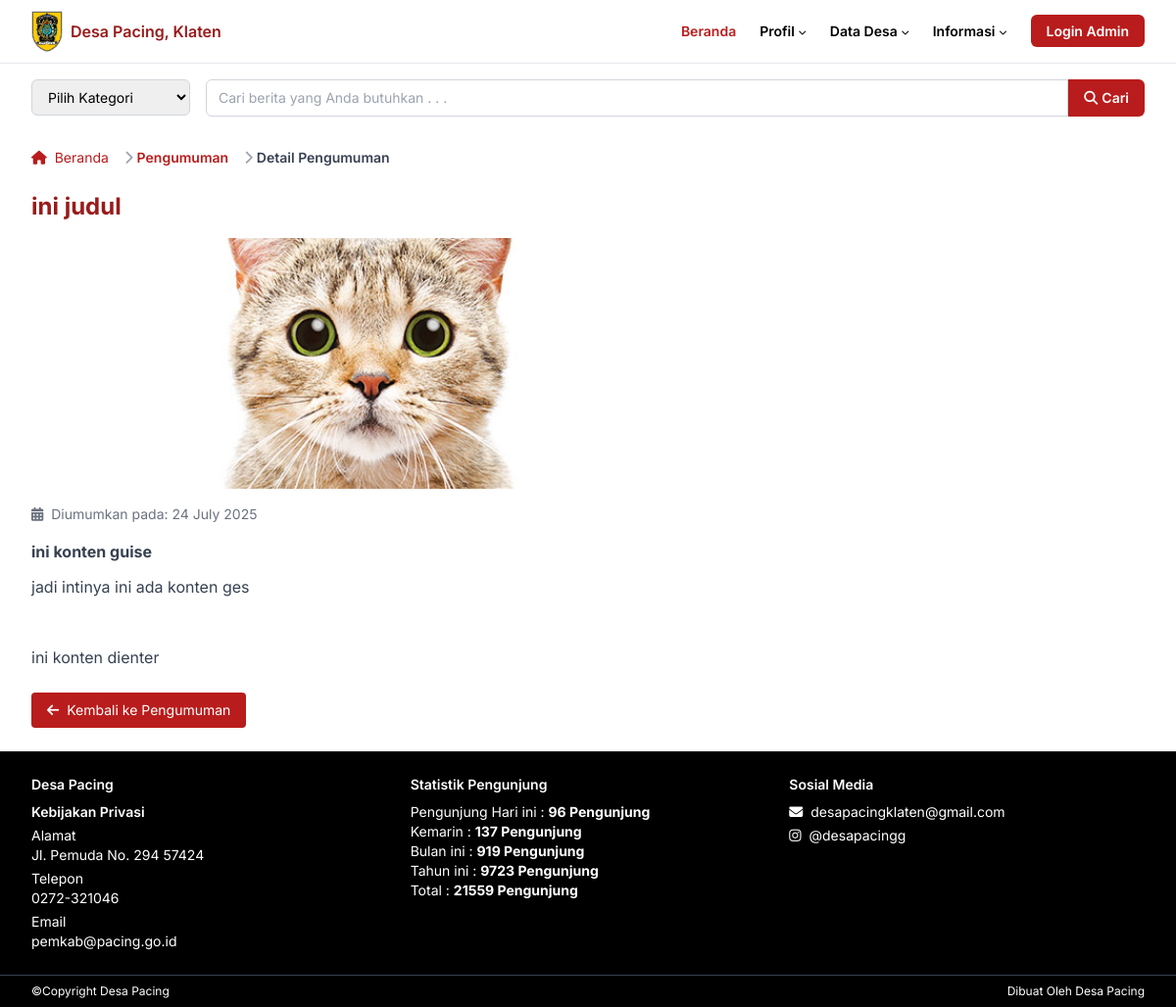
Page /detail_pengumuman.php?id=2 on the committed database.
### tables this page shows
CREATE TABLE `pengumuman` (
  `id` int(11) NOT NULL,
  `judul` text NOT NULL,
  `tanggal` date NOT NULL,
  `konten` text NOT NULL,
  `gambar` varchar(255) DEFAULT NULL
);

### detail_pengumuman.php (the view, shortened to what this page needs)
<?php
include 'php/db.php';
$id = isset($_GET['id']) ? intval($_GET['id']) : 0;
$pengumuman = mysqli_fetch_assoc(mysqli_query($konek, "SELECT * FROM pengumuman WHERE id=$id"));
?>
<html class="scroll-smooth" lang="id">
  <head>
    <script src="https://cdn.tailwindcss.com"></script>
    <link
      href="https://cdnjs.cloudflare.com/ajax/libs/font-awesome/5.15.3/css/all.min.css"
      rel="stylesheet"
    />
  </head>
  <body class="bg-white text-black">
    <header class="border-b border-gray-200">
      <div class="max-w-[1280px] mx-auto px-4 sm:px-6 lg:px-8">
        <nav
          aria-label="Primary Navigation"
          class="flex items-center justify-between h-16 text-xs sm:text-sm font-semibold"
        >
          <div class="flex items-center space-x-2">
            <img
              alt="Logo Pemerintah Desa Pacing"
              class="block"
              height="32"
              src="assets/klaten.jpg"
              width="32"
            />
            <span class="text-red-800 text-base">Desa Pacing, Klaten</span>
          </div>
          <ul
            class="hidden md:flex items-center space-x-6 text-xs sm:text-sm font-semibold"
          >
            <li>
              <a class="text-red-700 hover:text-red-700" href="index.php"
                >Beranda</a
              >
            </li>
            <li class="relative group">
              <button
                class="flex items-center space-x-1 hover:text-gray-700 focus:outline-none"
              >
                <span>Profil</span>
                <i class="fas fa-chevron-down text-[8px] mt-[2px]"></i>
              </button>
            </li>
            <li class="relative group">
              <button
                class="flex items-center space-x-1 hover:text-gray-700 focus:outline-none"
              >
                <span>Data Desa</span>
                <i class="fas fa-chevron-down text-[8px] mt-[2px]"></i>
              </button>
            </li>
            <li class="relative group">
              <button
                class="flex items-center space-x-1 hover:text-gray-700 focus:outline-none"
              >
                <span>Informasi</span>
                <i class="fas fa-chevron-down text-[8px] mt-[2px]"></i>
              </button>
            </li>
            <li>
              <a
                href="admin/login.php"
                class="px-4 py-2 bg-red-700 text-white rounded-md hover:bg-red-900 transition duration-300"
              >
                Login Admin
              </a>
            </li>
          </ul>
        </nav>
      </div>
    </header>
    <section class="max-w-[1280px] px-4 sm:px-6 lg:px-8 mt-4">
      <div
        class="flex flex-col sm:flex-row items-center sm:items-stretch gap-3 sm:gap-4"
      >
        <div class="w-full sm:w-48">
          <select
            id="kategori-berita"
            data-jump="page"
            aria-label="Pilih kategori berita"
            class="w-full border border-gray-300 rounded-md text-xs sm:text-sm py-2 px-3 focus:outline-none focus:ring-2 focus:ring-red-700"
          >
            <option value="" disabled selected>Pilih Kategori</option>
          </select>
        </div>
        <form
          aria-label="Cari berita"
          class="flex flex-grow sm:flex-row w-full"
          role="search"
        >
          <input
            aria-label="Cari berita"
            class="flex-grow border border-gray-300 rounded-l-md text-xs sm:text-sm py-2 px-3 focus:outline-none focus:ring-2 focus:ring-red-700"
            placeholder="Cari berita yang Anda butuhkan . . ."
            type="search"
          />
          <button
            aria-label="Cari"
            class="bg-red-700 hover:bg-red-900 text-white text-xs sm:text-sm font-semibold px-4 rounded-r-md flex items-center justify-center"
            type="submit"
          >
            <i class="fas fa-search mr-1"></i>
            Cari
          </button>
        </form>
      </div>
    </section>
    <section class="max-w-[1280px] px-4 sm:px-6 lg:px-8 mt-4">
      <nav
        class="flex text-xs sm:text-sm text-gray-600"
        aria-label="Breadcrumb"
      >
        <ol class="inline-flex items-center space-x-1 md:space-x-3">
          <li class="inline-flex items-center">
            <a href="index.php" class="text-red-700 hover:text-red-800">
              <i class="fas fa-home mr-1"></i>
              Beranda
            </a>
          </li>
          <li>
            <div class="flex items-center">
              <i class="fas fa-chevron-right text-gray-400 mx-1"></i>
              <a
                href="pengumuman.php"
                class="text-red-700 hover:text-red-800 font-semibold"
              >
                Pengumuman
              </a>
            </div>
          </li>
          <li>
            <div class="flex items-center">
              <i class="fas fa-chevron-right text-gray-400 mx-1"></i>
              <span class="text-gray-700 font-semibold">Detail Pengumuman</span>
            </div>
          </li>
        </ol>
      </nav>
    </section>
    <main class="max-w-[1280px] px-4 sm:px-6 lg:px-8 mt-6 flex-1">
      <h1 class="text-2xl font-bold text-red-800 mb-4">
        <?= htmlspecialchars($pengumuman['judul']) ?>
      </h1>
      <?php if (!empty($pengumuman['gambar'])) { ?>
        <div class="mb-4">
          <img src="assets/<?= $pengumuman['gambar'] ?>" alt="Gambar Pengumuman" class="w-full max-w-2xl h-64 object-cover rounded-md">
        </div>
      <?php } ?>
      <p class="text-sm text-gray-500 mb-4">
        <i class="fas fa-calendar-alt mr-1"></i> Diumumkan pada: <?= date('d F Y', strtotime($pengumuman['tanggal'])) ?>
      </p>
      <div class="text-sm sm:text-base text-gray-700 space-y-3 mb-6">
        <?= htmlspecialchars_decode($pengumuman['konten']) ?>
      </div>
      <div class="mb-6 text-left">
        <a href="pengumuman.php" class="inline-flex items-center px-4 py-2 bg-red-700 text-white rounded hover:bg-red-900 text-sm">
          <i class="fas fa-arrow-left mr-2"></i> Kembali ke Pengumuman
        </a>
      </div>
    </main>
    <footer class="bg-black text-white text-xs sm:text-sm">
      <div
        class="max-w-[1280px] px-4 sm:px-6 lg:px-8 py-6 grid grid-cols-1 md:grid-cols-3 gap-6"
      >
        <div>
          <h4 class="font-semibold mb-2">Desa Pacing</h4>
          <h5 class="font-semibold mb-1">Kebijakan Privasi</h5>
          <address class="not-italic mb-1">
            Alamat
            <br />
            Jl. Pemuda No. 294 57424
          </address>
          <p class="mb-1">
            Telepon
            <br />
            <a class="hover:underline" href="tel:0272321046"> 0272-321046 </a>
          </p>
          <p>
            Email
            <br />
            <a class="hover:underline" href="mailto:pemkab@pacing.go.id">
              pemkab@pacing.go.id
            </a>
          </p>
        </div>
        <div>
          <h4 class="font-semibold mb-2">Statistik Pengunjung</h4>
          <p>
            Pengunjung Hari ini :
            <strong> 96 Pengunjung </strong>
            <br />
            Kemarin :
            <strong> 137 Pengunjung </strong>
            <br />
            Bulan ini :
            <strong> 919 Pengunjung </strong>
            <br />
            Tahun ini :
            <strong> 9723 Pengunjung </strong>
            <br />
            Total :
            <strong> 21559 Pengunjung </strong>
          </p>
        </div>
        <div>
          <h4 class="font-semibold mb-2">Sosial Media</h4>
          <ul class="space-y-1">
            <li>
              <a href="mailto:desapacingklaten@gmail.com" class="hover:underline">
                <i class="fas fa-envelope mr-1"></i> desapacingklaten@gmail.com
              </a>
            </li>
            <li>
              <a href="https://instagram.com/desapacingg" target="_blank" class="hover:underline">
                <i class="fab fa-instagram mr-1"></i> @desapacingg
              </a>
            </li>
          </ul>
        </div>
      </div>
      <div
        class="max-w-[1280px] px-4 sm:px-6 lg:px-8 py-2 border-t border-gray-700 flex justify-between text-[10px] sm:text-xs"
      >
        <p>©Copyright Desa Pacing</p>
        <p>Dibuat Oleh Desa Pacing</p>
      </div>
    </footer>
  </body>
</html>

### detail_pengumuman.php (style rules this page uses)
body { font-family: "Inter", sans-serif; min-height: 100vh; display: flex; flex-direction: column; }
main { flex: 1; }
footer { margin-top: auto; }

### rows in the picture
pengumuman: judul "ini judul", gambar (picture), tanggal "24 July 2025", konten "ini konten guise jadi intinya ini ada konten ges ini konten dienter"
